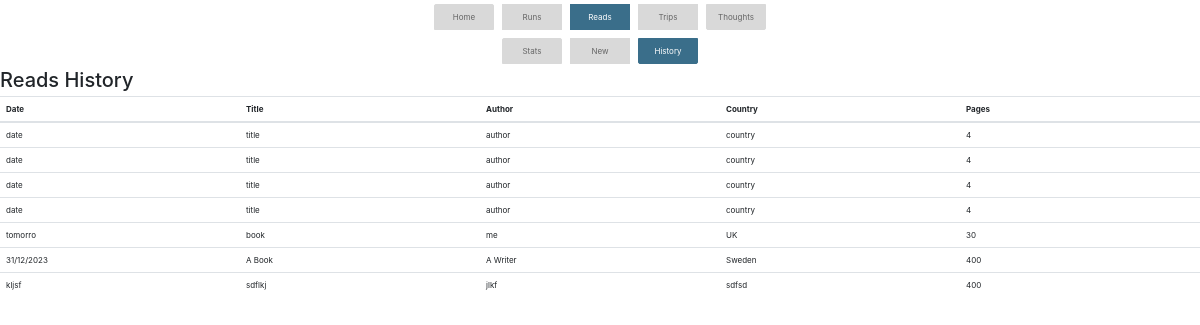
The page /reads/history on the database as committed earlier.
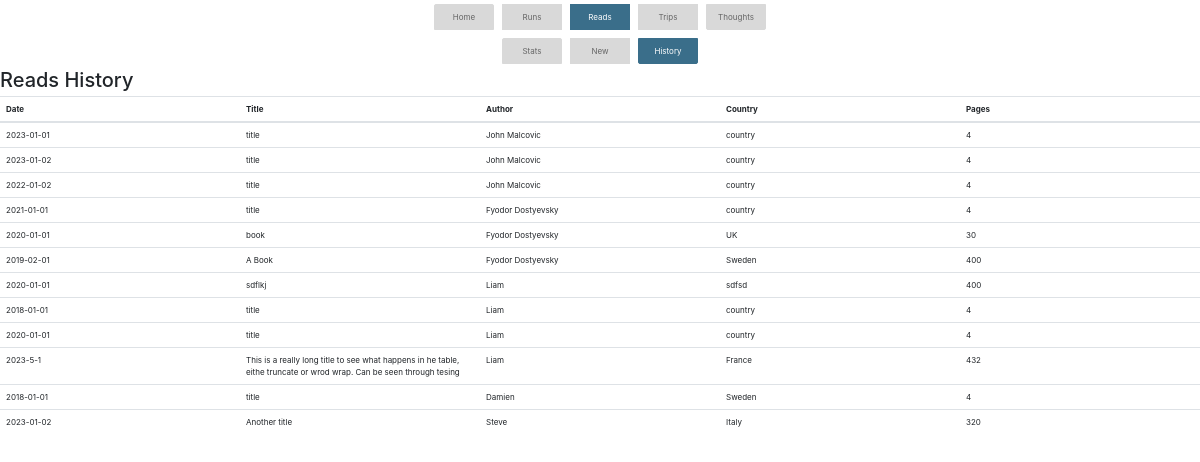
The same page on the database as committed later.
### app.py (models this page shows)
class Reads(db.Model):
    id = db.Column(db.Integer, primary_key=True)
    date_started = db.Column(db.String(20))
    date_ended = db.Column(db.String(20))
    title = db.Column(db.String(50))
    author = db.Column(db.String(50))
    pages = db.Column(db.Integer)
    category = db.Column(db.String(50))
    subcategory = db.Column(db.String(50))
    country = db.Column(db.String(50))
    date_added = db.Column(db.String(50))

### app.py (the view)
@app.route('/reads/history', methods=['GET', 'POST'])
def reads_history():
    reads = Reads.query.all()
    return render_template('reads_history.html',reads=reads)

### templates/reads_history.html (shortened to what this page needs)
{% extends 'base.html' %}
{% block content %}
{% include 'base_reads.html' %}
        <h1>Reads History</h1>
        <table class="table override_table">
            <thead>
                <tr>
                    <th>Date</th>
                    <th>Title</th>
                    <th>Author</th>
                    <th>Country</th>
                    <th>Pages</th>
                </tr>
            </thead>
            <tbody>
                {% for read in reads %}
                    <tr>
                        <td>{{ read.date_ended }}</td>
                        <td>{{ read.title }}</td>
                        <td>{{ read.author }}</td>
                        <td>{{ read.country }}</td>
                        <td>{{ read.pages }}</td>
                    </tr>
                {% endfor %}
            </tbody>
        </table>
    {% endblock %}

### templates/base.html (shortened to what this page needs)
<!DOCTYPE html>
<html lang="en">
<head>
    <link rel="stylesheet" href="{{ url_for('static', filename='bootstrap.min.css') }}">
    <link rel="stylesheet" href="{{ url_for('static', filename='my_override_style.css') }}">
</head>
<body>
    <div class="d-flex justify-content-center">
        <nav>
        <ul class="list-group d-flex flex-row">
            <li class="m-2 list-group-item {% if request.endpoint == 'index' %}active{% endif %}"><a href="{{ url_for('index') }}">Home</a></li>
            <li class="m-2 list-group-item {% if 'runs' in request.endpoint %}active{% endif %}"><a href="{{ url_for('runs_stats') }}">Runs</a></li>
            <li class="m-2 list-group-item {% if 'reads' in request.endpoint %}active{% endif %}"><a href="{{ url_for('reads_stats') }}">Reads</a></li>
            <li class="m-2 list-group-item {% if 'trips' in request.endpoint %}active{% endif %}"><a href="{{ url_for('trips_stats') }}">Trips</a></li>
            <li class="m-2 list-group-item {% if 'thoughts' in request.endpoint %}active{% endif %}"><a href="{{ url_for('thoughts_stats') }}">Thoughts</a></li>
        </ul>
        </nav>
    </div>
    <div>
        {% block content %}{% endblock %}
    </div>
</body>
</html>

### templates/base_reads.html
<div class="d-flex justify-content-center">
    <ul class="list-group d-flex flex-row">
        <li class="list-group-item m-2 {% if 'stats' in request.endpoint %}active{% endif %}"><a href="{{ url_for('reads_stats') }}">Stats</a></li>
        <li class="list-group-item m-2 {% if 'new' in request.endpoint %}active{% endif %}"><a href="{{ url_for('reads_new') }}">New</a></li>
        <li class="list-group-item m-2 {% if 'history' in request.endpoint %}active{% endif %}"><a href="{{ url_for('reads_history') }}">History</a></li>
    </ul>
</div>

### static/my_override_style.css (style rules this page uses)
* { font-size: 6pt; }
.override_table { table-layout: fixed; }
ul { list-style: none; }
li { width: 60px; text-align: center; }
.list-group-item.active { background-color: #3A6E8A; color: white; border-color: #3A6E8A; }
.list-group-item.active a { background-color: #3A6E8A; color: white; border-color: #3A6E8A; }
.list-group-item { background-color: #D9D9D9; color: #666666; border-color: #D9D9D9; }
.list-group-item a { background-color: #D9D9D9; color: #666666; border-color: #D9D9D9; }

Rows that differ between the two databases and show on the page:
changed Reads (number 1 of 12 on the later page): date_ended "date" → "2023-01-01"; author "author" → "John Malcovic"
changed Reads (number 2 of 12 on the later page): date_ended "date" → "2023-01-02"; author "author" → "John Malcovic"
changed Reads (number 3 of 12 on the later page): date_ended "date" → "2022-01-02"; author "author" → "John Malcovic"
changed Reads (number 4 of 12 on the later page): date_ended "date" → "2021-01-01"; author "author" → "Fyodor Dostyevsky"
changed Reads "book": date_ended "tomorro" → "2020-01-01"; author "me" → "Fyodor Dostyevsky"
changed Reads "A Book": date_ended "31/12/2023" → "2019-02-01"; author "A Writer" → "Fyodor Dostyevsky"
changed Reads "sdflkj": date_ended "kljsf" → "2020-01-01"; author "jlkf" → "Liam"
added Reads: date_ended "2018-01-01", title "title", author "Liam", country "country", pages "4"
added Reads: date_ended "2020-01-01", title "title", author "Liam", country "country", pages "4"
added Reads: date_ended "2023-5-1", title "This is a really long title to see what happens in he table, eithe truncate or wrod wrap. Can be seen through tesing", author "Liam", country "France", pages "432"
added Reads: date_ended "2018-01-01", title "title", author "Damien", country "Sweden", pages "4"
added Reads: date_ended "2023-01-02", title "Another title", author "Steve", country "Italy", pages "320"
